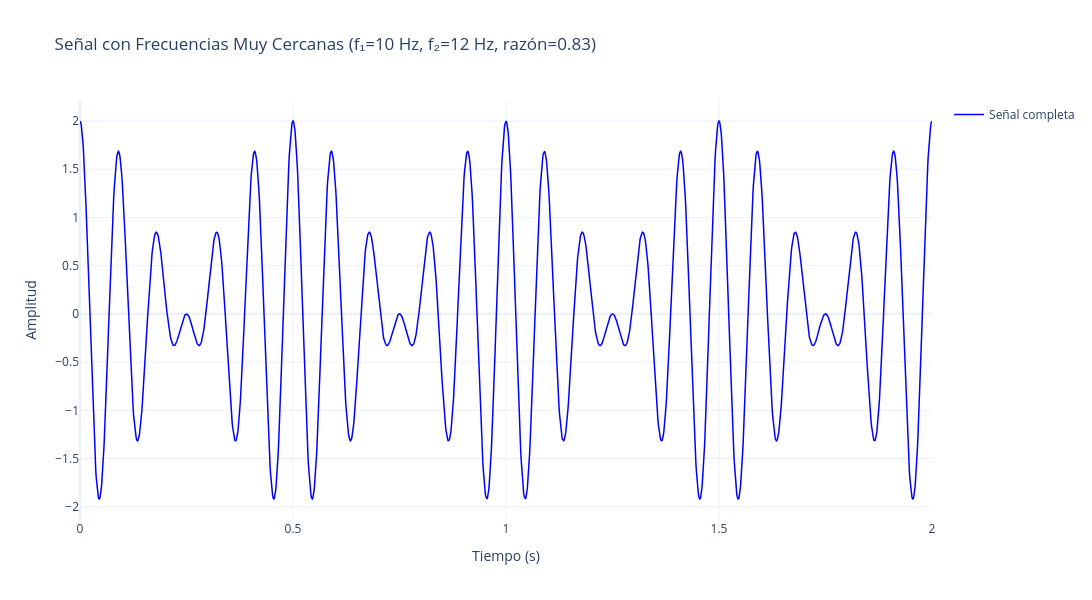

Write notebook code for a chart like this one.
### Markdown cell above
## Ejemplos de Uso

A continuación se muestran varios ejemplos de cómo usar la función con diferentes parámetros para evaluar el comportamiento de EMD con frecuencias muy cercanas.

### Code cell
# Ejemplo 1: Frecuencias muy cercanas (f1=10, f2=12, razón = 0.83)
# Este caso es difícil para EMD según el límite de Rilling-Flandrin
t1, señal1 = generar_senal_frecuencia_cercana(
    f1=10.0,
    f2=12.0,
    amplitud1=1.0,
    amplitud2=1.0,
    duracion=2.0,
    frecuencia_muestreo=1000.0,
    funcion="cos"
)

fig = go.Figure()

# Añadir la señal
fig.add_trace(
    go.Scatter(
        x=t1,
        y=señal1,
        mode="lines",
        name="Señal completa",
        line=dict(color="blue", width=1.5),
    )
)

fig.update_layout(
    title="Señal con Frecuencias Muy Cercanas (f₁=10 Hz, f₂=12 Hz, razón=0.83)",
    xaxis_title="Tiempo (s)",
    yaxis_title="Amplitud",
    hovermode="x unified",
    width=1200,
    height=600,
    showlegend=True,
    template="plotly_white",
)

fig.show()

# Calcular y mostrar información sobre el batimiento
razon_frecuencias = min(10.0, 12.0) / max(10.0, 12.0)
frecuencia_batimiento = abs(12.0 - 10.0)
periodo_batimiento = 1.0 / frecuencia_batimiento if frecuencia_batimiento > 0 else np.inf

print(f"Razón de frecuencias: {razon_frecuencias:.3f}")
print(f"Frecuencia de batimiento: {frecuencia_batimiento:.3f} Hz")
print(f"Período de batimiento: {periodo_batimiento:.3f} s")

### Figure 1 — Plotly figure (JSON) as saved in the notebook; plotly's stock layout.template omitted (floating-point values rounded to 4 significant figures; data arrays with more than 128 entries replaced by an {"elided": "..."} marker saying what was removed)
{"data": [{"line": {"color": "blue", "width": 1.5}, "mode": "lines", "name": "Señal completa", "type": "scatter", "x": {"elided": "2000 float values"}, "y": {"elided": "2000 float values"}}], "layout": {"height": 600, "hovermode": "x unified", "showlegend": true, "title": {"text": "Señal con Frecuencias Muy Cercanas (f₁=10 Hz, f₂=12 Hz, razón=0.83)"}, "width": 1200, "xaxis": {"title": {"text": "Tiempo (s)"}}, "yaxis": {"title": {"text": "Amplitud"}}}}
